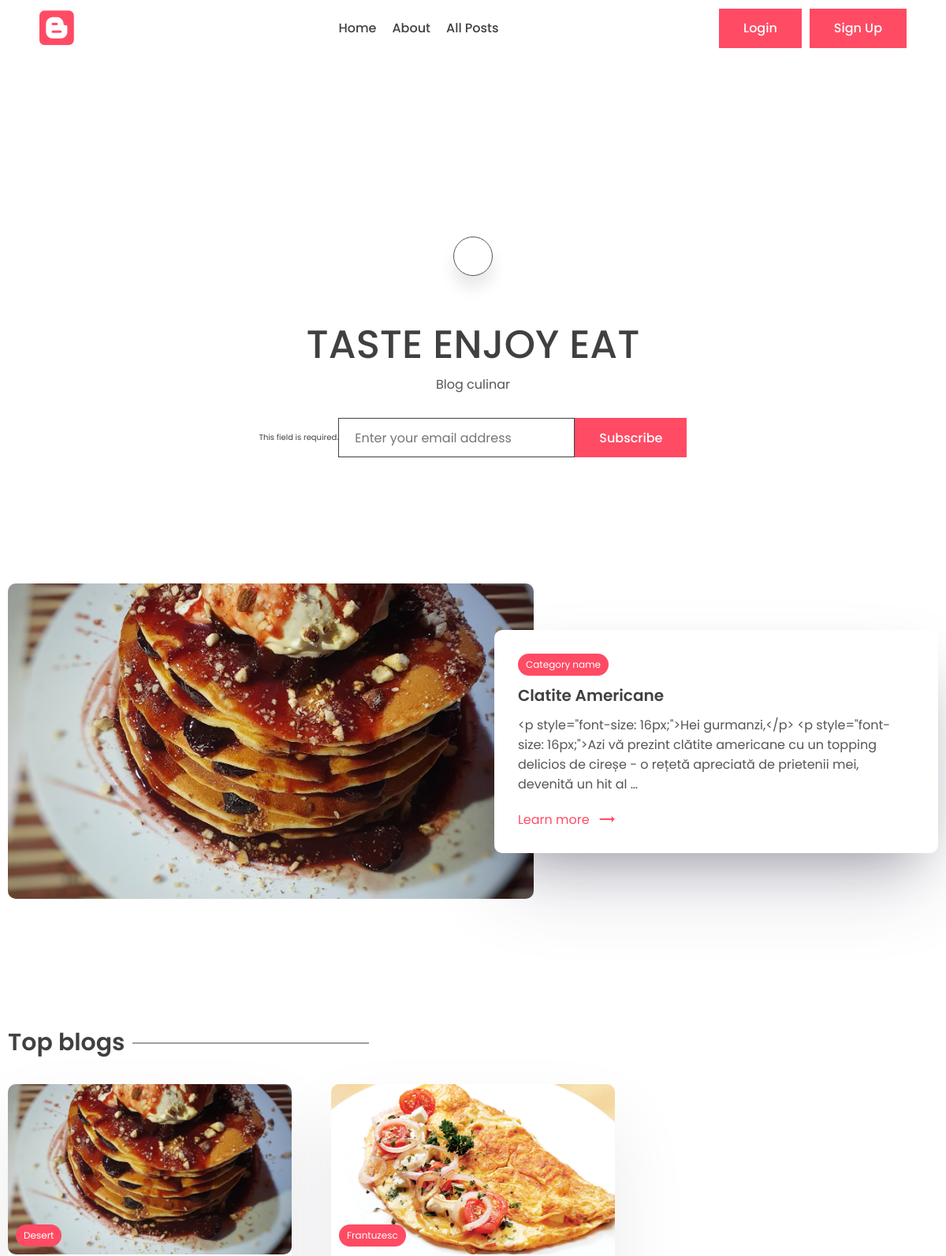
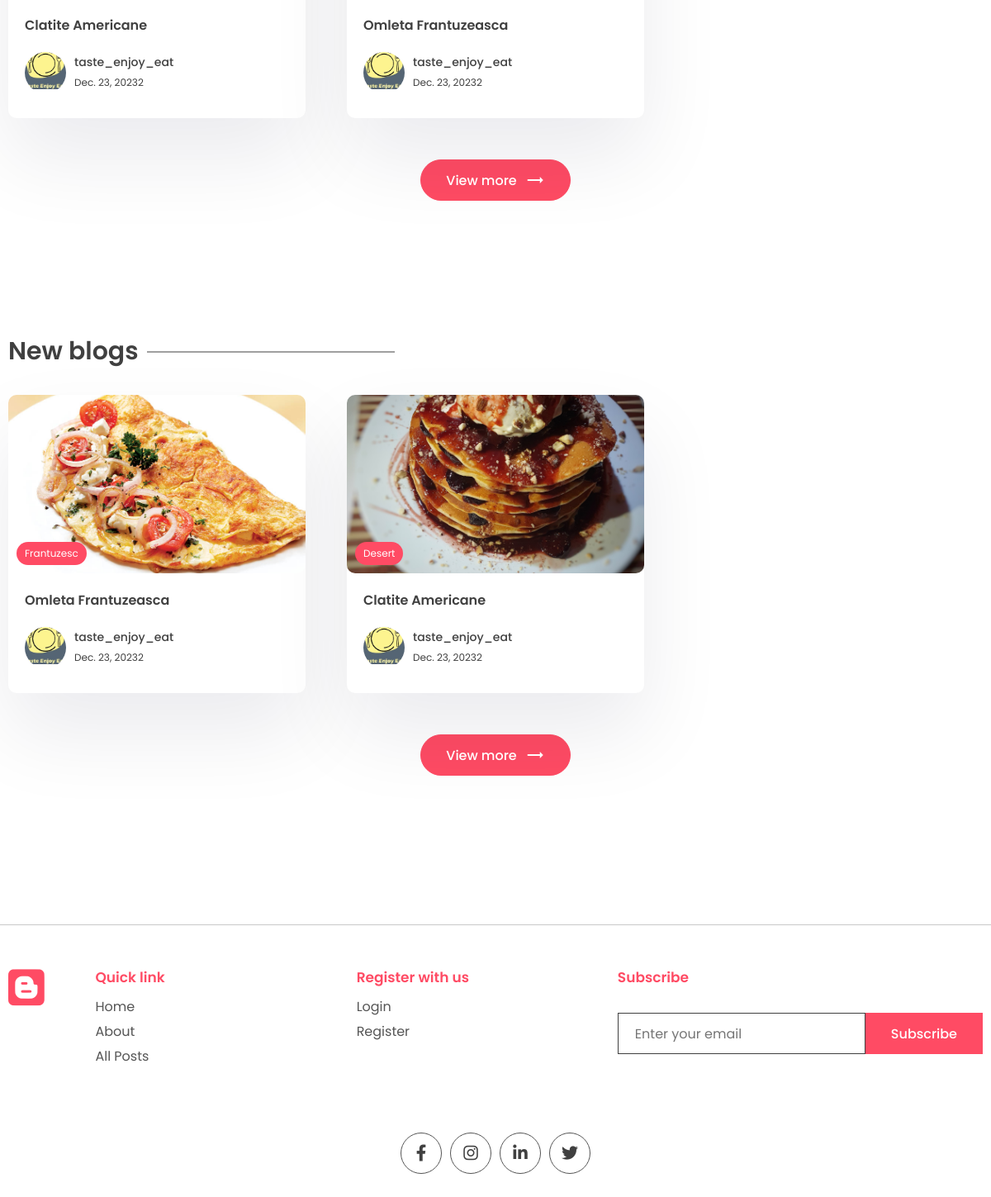
The page / on the database its author committed (2 pictures, top to bottom).
### app/models.py (models this page shows, shortened)
class WebsiteMeta(models.Model):    # WebsiteMeta is for dynamic website
    title = models.CharField(max_length=200)
    description = models.CharField(max_length=500)
    about = models.TextField()

class Post(models.Model):
    title = models.CharField(max_length=200)
    content = models.TextField()
    last_updated = models.DateTimeField(auto_now=True)
    slug = models.SlugField(max_length=200, unique=True)
    image = models.ImageField(null=True, blank=True, upload_to="images/")
    tags = models.ManyToManyField(Tag, blank=True, related_name='post')
    view_count = models.IntegerField(null=True, blank=True)
    is_featured = models.BooleanField(default=False)    # to show recommended posts
    author = models.ForeignKey(User, on_delete=models.CASCADE, null=True, blank=True)
    bookmark = models.ManyToManyField(User, related_name='bookmarks', default=None, blank=True)
    likes = models.ManyToManyField(User, related_name='post_like', default=None, blank=True)

class Tag(models.Model):
    name = models.CharField(max_length=100)
    description = models.CharField(max_length=100)
    slug = models.SlugField(max_length=200, unique=True)

class Profile(models.Model):
    user = models.OneToOneField(User, on_delete=models.CASCADE)
    profile_image = models.ImageField(null=True, blank=True, upload_to="images/")
    slug = models.SlugField(max_length=200, unique=True)
    bio = models.TextField(null=True, blank=True)

### app/views.py (the view, shortened to what this page needs)
# urls.py: path('', views.index, name='home_page'),
def index(request):
    posts = Post.objects.all()
    top_posts = Post.objects.all().order_by('-view_count')[0:3]
    recent_posts = Post.objects.all().order_by('-last_updated')[0:3]
    featured_blog = Post.objects.filter(is_featured=True)
    subscribe_form = SubscribeForm(request.POST)
    subscribe_successful = None  # To display a message if the user subscribes successfully.
    website_info = None
    if WebsiteMeta.objects.all().exists():
        website_info = WebsiteMeta.objects.all()[0]
    if featured_blog:
        featured_blog = featured_blog[0]
    context = {
        'posts': posts,
        'top_posts': top_posts,
        'recent_posts': recent_posts,
        'subscribe_form': subscribe_form,
        'subscribe_successful': subscribe_successful,
        'featured_blog': featured_blog,
        'website_info': website_info
    }
    return render(request, 'app/index.html', context)

### app/forms.py
class SubscribeForm(forms.ModelForm):
    class Meta:
        model = Subscribe
        fields = '__all__'
        labels = {'email': _('')}   # to reset the label of the email field.
    def __init__(self, *args, **kwargs):
        super().__init__(*args, **kwargs)
        self.fields['email'].widget.attrs['placeholder'] = 'Enter your email address'

### app/templates/app/index.html (shortened to what this page needs)
{% extends 'base.html' %}
{% block content %}
    <main class="sp">
      <div class="container">
        <center>
          <div class="search-bar">
            <a href="{% url 'search' %}" class="animated-search" onclick="searchbar()">
            </a>
          </div>
          <div class="typo">
              {% if website_info.title %}
            <h1 class="title">{{ website_info.title }}</h1>
              {% else %}
            <h1 class="title">Website blog title</h1>
                {% endif %}
            {% if website_info.description %}
            <p class="des">{{ website_info.description }}</p>
                {% else %}
            <p>
              Lorem ipsum began as scrambled, nonsensical Latin derived from
              Cicero's 1st-century BC text De Finibus Bonorum et Malorum.
            </p>
                {% endif %}
          </div>
        <div class="newsletter">
            {% if request.session.subscribe_successful == None %}
                <form method="POST">
                {{ subscribe_form }}
                <button class="btn btn-primary">Subscribe</button>
                </form>
            {% endif %}
        </div>
        </center>
      </div>
    </main>
    {% if featured_blog %}
    <section class="sp">
      <div class="container">
          <a href="{% url 'post_page' featured_blog.slug %}">
        <div class="grid-2">
          <div class="post-img">
            <img src="{{ featured_blog.image.url }}" alt="" />
          </div>
          <div class="post-content">
            <div class="cetagory">
              <p>Category name</p>
            </div>
            <h1>
              {{ featured_blog.title }}
            </h1>
            <p class="des">
              {{ featured_blog.content|truncatechars:200 }}
            </p>
            <a class="learn" href="#"
              >Learn more <span class="material-icons"> trending_flat </span></a
            >
          </div>
        </div>
              </a>
      </div>
    </section>
    {% endif %}
    <section class="sp">
      <div class="container">
        <h1 class="sec-title">Top blogs</h1>
        <div class="grid-3">
            {% for post in top_posts %}
          <a href="{% url 'post_page' post.slug %}">
            <div class="card">
              <div class="post-img">
                <img src="{{ post.image.url }}" alt="" />
                <div class="tag">{{ post.tags.all.0.name }}</div>
              </div>
              <div class="card-content">
                <h3>
                  {{ post.title }}
                </h3>
                <div class="author">
                          <div class="profile-pic">
                            <img src="{{ post.author.profile.profile_image.url }}" alt="" />
                          </div>
                          <div class="details">
                            <p>{{ post.author.first_name }}</p>
                            <small>{{ post.last_updated|date }}2</small>
                          </div>
                        </div>
              </div>
            </div>
          </a>
            {% endfor %}
        </div>
        <center>
          <a href="{% url 'all_posts' %}"><button class="btn btn-primary rounded view">
            View more <span class="material-icons"> trending_flat </span>
          </button></a>
        </center>
      </div>
    </section>
    <section class="sp">
      <div class="container">
        <h1 class="sec-title">New blogs</h1>
        <div class="grid-3">
            {% for post in recent_posts %}
          <a href="{% url 'post_page' post.slug %}">
            <div class="card">
              <div class="post-img">
                <img src="{{ post.image.url }}" alt="" />
                <div class="tag">{{ post.tags.all.0.name }}</div>
              </div>
              <div class="card-content">
                <h3>
                    {{ post.title }}
                </h3>
                  <div class="author">
                          <div class="profile-pic">
                            <img src="{{ post.author.profile.profile_image.url }}" alt="" />
                          </div>
                          <div class="details">
                            <p>{{ post.author.first_name }}</p>
                            <small>{{ post.last_updated|date }}2</small>
                          </div>
                        </div>
              </div>
            </div>
          </a>
            {% endfor %}
        </div>
        <center>
          <a href="{% url 'all_posts' %}"><button class="btn btn-primary rounded view">
            View more <span class="material-icons"> trending_flat </span>
          </button></a>
        </center>
      </div>
    </section>
{% endblock content %}

### app/static/app/style.css (style rules this page uses)
* { margin: 0; padding: 0; box-sizing: border-box; text-decoration: none; border: none; outline: none; list-style: none; font-family: "Poppins", sans-serif; color: var(--black); }
:root { --red: #ff4b64; --black: #404040; --des: #555555; --shadow: #ffffff1a 0px 1px 1px 0px inset, #32325d40 0px 50px 100px -20px, #0000004d 0px 30px 60px -30px; --shadow2: rgba(17, 12, 46, 0.084) 0px 48px 100px 0px; }
html { font-size: 62.5%; }
[class*="grid"] { display: grid; }
img { width: 100%; }
.container { max-width: 1220px; margin: auto; padding: 0 10px; }
p, a { font-size: 1.6rem; color: var(--des); }
input, textarea { font-size: 1.6rem; color: var(--black); }
.btn { cursor: pointer; height: 5rem; padding: 0 3rem; font-size: 1.6rem; font-weight: 500; border: 1px solid var(--red); display: flex; align-items: center; justify-content: center; gap: 1rem; }
.btn span { color: white; }
.btn-primary { background: var(--red); color: white; }
.rounded { border-radius: 5rem; }
.search-bar, .animated-search { width: 5rem; aspect-ratio: 1/1; border: 1px solid var(--des); border-radius: 50%; display: flex; align-items: center; justify-content: center; background: white; box-shadow: 0 15px 20px #00000018; cursor: pointer; margin-top: 10rem; z-index: 2; }
.search-bar { box-shadow: unset; border: none; }
.search-bar .animated-search { margin-top: 0; }
.typo { width: 50%; margin-top: 5rem; }
.title { font-size: 5rem; font-weight: 500; }
.newsletter form { display: flex; align-items: center; justify-content: center; margin-top: 3rem; }
.newsletter input { border: 1px solid var(--black); height: 5rem; width: 30rem; padding: 0 2rem; }
.sp { padding: 8rem 0; }
.grid-2 { grid-template-columns: 1.3fr 1fr; align-items: center; }
.post-img { height: 40rem; width: 100%; overflow: hidden; border-radius: 1rem; }
.post-img img { height: 100%; object-fit: cover; object-position: center; }
.post-content { position: relative; left: -5rem; background: white; border-radius: 1rem; padding: 3rem; box-shadow: var(--shadow); width: calc(100% + 5rem); }
.post-content h1 { font-size: 2rem; font-weight: 600; margin: 1rem 0; }
.cetagory { background: var(--red); width: fit-content; border-radius: 5rem; padding: 0.5rem 1rem; }
.cetagory p { color: white; font-size: 1.2rem; }
.learn { display: flex; align-items: center; gap: 1rem; color: var(--red); margin-top: 2rem; }
.learn span { color: #ff4b64; }
.sec-title { font-size: 3rem; font-weight: 600; position: relative; width: fit-content; margin-bottom: 3rem; }
.sec-title::after { content: ""; position: absolute; right: -31rem; height: 1px; width: 30rem; background: var(--black); top: 50%; transform: translateY(-50%); }
.grid-3 { grid-template-columns: repeat(3, 1fr); gap: 5rem; }
.card { background: white; box-shadow: var(--shadow2); border-radius: 1rem; cursor: pointer; transition: 0.3s; }
.post-img { position: relative; }
.tag { position: absolute; bottom: 1rem; left: 1rem; background: var(--red); color: white; border-radius: 5rem; padding: 0.5rem 1rem; font-size: 1.2rem; }
.card-content { padding: 2rem; padding-bottom: 3rem; }
.card h3 { font-size: 1.6rem; font-weight: 600; }
.card .post-img { width: 100%; height: unset; aspect-ratio: 1/0.6; }
.author { display: flex; align-items: center; gap: 1rem; margin-top: 2rem; }
.profile-pic { width: 5rem; aspect-ratio: 1/1; border-radius: 50%; overflow: hidden; }
.author p { color: var(--black); font-weight: 500; font-size: 1.4rem; }
.author small { color: var(--black); font-size: 1.2rem; }
.view { margin-top: 5rem; }
main { padding-top: 10rem !important; }

### rows shown on the page
WebsiteMeta: title "TASTE ENJOY EAT", description "Blog culinar"
Post: image (picture), title "Clatite Americane", content "<p style=\"font-size: 16px;\">Hei gurmanzi,</p> <p style=\"font-size: 16px;\">Azi vă prezint clătite americane cu un topping delicios de cireșe - o rețetă apreciată de prietenii mei, devenită un hit al …", tags.all.0.name "Desert", author.profile.profile_image (picture), author.first_name "taste_enjoy_eat", last_updated "Dec. 23, 2023"
Post: image (picture), tags.all.0.name "Frantuzesc", title "Omleta Frantuzeasca", author.profile.profile_image (picture), author.first_name "taste_enjoy_eat", last_updated "Dec. 23, 2023"
